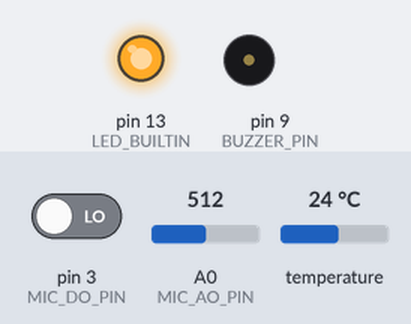
Recording of a sketch running on a simulated Arduino Uno, built with avr-gcc and run on an emulated ATmega328P. On the bench: output pins drawn as LEDs (lit = HIGH), buzzer (waves = sounding). The inputs (shaded band) are chosen by the test bench; at power-on: temperature 24 °C, pin 3 (MIC_DO_PIN) LOW, A0 (MIC_AO_PIN) = 512. Random numbers use the default seed unless the sketch sets one; EEPROM starts erased; what the sketch prints to the serial monitor is not drawn.

Above: at 1.5 s.
1.6 s: temperature set to 25.6 °C
At 5.2 s:
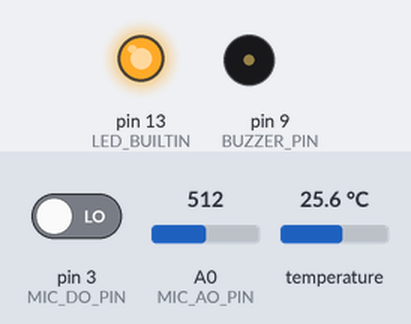
5.3 s: temperature set to 12 °C
7.8 s: temperature set to 28 °C
At 9.5 s:
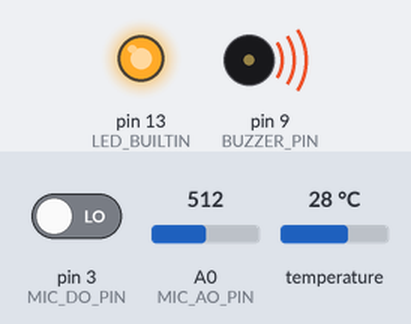
9.8 s: temperature set to 26 °C
At 11.23 s:
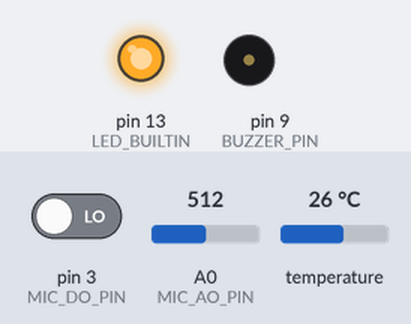
Timing chart, 0 to 14.3 s (numbered marks = the images above; inputs shaded):
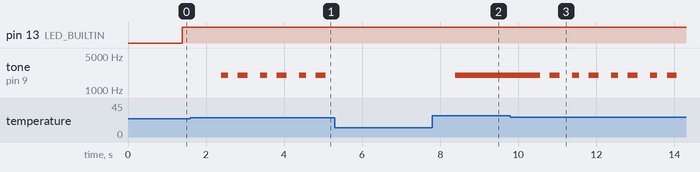

The sketch:

TempAlarm_Net.ino
```cpp
// ELT295 Lab - Networked temperature alarm with 1-Wire bring-up:
//              HW-506 (DS18B20) + HW-508 passive buzzer
//
// Same alarm behavior as TempAlarm, but the DS18B20 is driven directly over 1-Wire
// so every bus transaction can be shown to the student. One JSON line per second
// goes out on Serial (115200 baud); bridge/bridge.html forwards it to the dashboard.
//
// BRING-UP (runs at boot, and again every 3 s while the sensor is failing):
//   STAGE 1 - 1-Wire bus      line idle level + presence pulse
//                             (is the sensor powered and wired to D2?)
//   STAGE 2 - Identification  ROM code, family code 0x28 = DS18B20, ROM CRC
//                             (is it the part we expect, and is the bus clean?)
//   STAGE 3 - Functional      power mode, scratchpad + CRC, a real conversion,
//                             range check on the result
//                             (does it produce sane DATA, not just a pulse?)
//
// Alarm:
//   Below BEEP_ON_F -> silent, BEEP_ON_F and above -> beeping, SOLID_ON_F and above -> solid
//   (thresholds and hysteresis are the constants below)
//
// Naming your board: send  ID:YourName  (Serial Monitor or the bridge page).
//   Saved to EEPROM. Every board also has a permanent hardware ID (uno-XXXXXXXX), made the
//   first time it runs this sketch; the dashboard keeps one card per hardware ID, so a rename
//   updates the same card. Unnamed boards show their hardware ID as the name.
//
// Wiring:
//   HW-506 VCC -> 5V, GND -> GND, signal -> D2
//   HW-508 S   -> D9, - -> GND, middle pin not connected (no VCC pin)
//   HW-496 microphone module: VCC -> 5V, GND -> GND, AO -> A0, DO -> D3
//   Exactly one DS18B20 on the bus (commands use Skip ROM 0xCC).
//
// HW-496: electret microphone + amplifier. AO is an audio waveform riding on a DC bias
//   (about mid-supply, ~512 counts). The loop samples it continuously; each report sends
//   the bias, min/max, peak-to-peak swing (loudness) and the loudest swing since boot.
//   DO is the module's comparator: it flips when the sound crosses the level set by the
//   blue pot (the sketch counts the flips). "Responds" turns PASS once the peak-to-peak
//   has hit 100+ counts (clap near the mic); "DO works" once DO has changed state.
//
// Library: OneWire (Paul Stoffregen)

#include <OneWire.h>
#include <EEPROM.h>

const int ONE_WIRE_PIN = 2;
const int BUZZER_PIN   = 9;
const int MIC_AO_PIN = A0;     // HW-496 analog output (audio riding on a DC bias)
const int MIC_DO_PIN = 3;      // HW-496 digital output (comparator; trip point set by the blue pot)

const float BEEP_ON_F  = 77.0;   // start beeping
const float SOLID_ON_F = 80.0;   // go solid
const float HYST_F     = 0.0;    // hysteresis band

const int           TONE_HZ = 2000;
const unsigned long BEEP_MS = 250;   // beep on / off time
const unsigned long READ_MS = 1000;  // read + report interval (conversion takes <= 750 ms)
const unsigned long RETRY_MS = 3000; // re-run bring-up this often while failing

// DS18B20 commands
#define OW_SKIP_ROM      0xCC
#define OW_CONVERT_T     0x44
#define OW_READ_SCRATCH  0xBE
#define OW_READ_POWER    0xB4

#define EEPROM_ID_ADDR   0
#define EEPROM_ID_MAXLEN 20
char deviceId[EEPROM_ID_MAXLEN + 1];   // display name (changeable with ID:Name)

// Permanent hardware ID: made once, never changes when the name does. The dashboard keys on this,
// so renaming a board updates its card instead of creating a new one.
#define EEPROM_UID_ADDR  32            // magic byte, then 4 random bytes
#define EEPROM_UID_MAGIC 0xC3
char deviceUid[13];                    // "uno-" + 8 hex digits

enum AlarmState { ALARM_OFF, ALARM_BEEP, ALARM_SOLID };
AlarmState state = ALARM_OFF;

OneWire oneWire(ONE_WIRE_PIN);

unsigned long lastRead = 0;
unsigned long lastBringUp = 0;
unsigned long lastBeepToggle = 0;
bool beepOn = false;

// ---------- 1-Wire transaction log (one report window) ----------
struct OwMsg {
  char    op;        // 'P' = reset + presence (data[0] = 1/0), 'W' = write, 'R' = read
  uint8_t len;
  uint8_t data[9];
};
#define OW_LOG_MAX 8
OwMsg   owLog[OW_LOG_MAX];
uint8_t owLogCount = 0;
bool    loggingEnabled = false;  // off during bring-up so its traffic doesn't fill the log

// ---------- Sensor state ----------
uint8_t rom[8];                  // ROM code found in bring-up
uint8_t scratch[9];              // last scratchpad read
bool    parasitic = false;       // power mode found in bring-up

struct BringUp {
  bool idleHigh, presence, familyOk, romCrcOk, scratchCrcOk, tempOk, pass;
} bu;

bool lastReadOk = false;

// ---------- HW-496 microphone / sound module ----------
// AO is an audio signal sitting on a DC bias (about mid-supply). Loudness = peak-to-peak
// swing over a window, so the loop samples AO continuously and each report closes one window.
int      micWinMin = 1023, micWinMax = 0;
uint32_t micWinSum = 0;
uint16_t micWinN = 0;

int      micMean = 0;            // DC bias over the last window (0..1023)
int      micMin = 0, micMax = 0; // extremes over the last window
int      micP2p = 0;             // peak-to-peak over the last window = loudness
int      micPeak = 0;            // loudest peak-to-peak seen since boot (clap test)
int      micSamples = 0;         // samples in the last window
bool     micDo = false;          // comparator output level
bool     micDoSeen = false;      // DO has changed state at least once since boot
uint16_t micDoEdges = 0;         // DO changes since boot
bool     micInRange = false;     // bias is not stuck at a rail

void sampleMic() {
  int v = analogRead(MIC_AO_PIN);
  micWinSum += v;
  micWinN++;
  if (v < micWinMin) micWinMin = v;
  if (v > micWinMax) micWinMax = v;

  bool d = digitalRead(MIC_DO_PIN) == HIGH;
  if (d != micDo) { micDo = d; micDoEdges++; micDoSeen = true; }
}

// Close the sampling window: turn the running totals into this second's numbers
void micCloseWindow() {
  if (micWinN > 0) {
    micMean = micWinSum / micWinN;
    micMin = micWinMin;
    micMax = micWinMax;
    micP2p = micWinMax - micWinMin;
    micSamples = micWinN;
    if (micP2p > micPeak) micPeak = micP2p;
    micInRange = micMean >= 50 && micMean <= 973;   // pinned at a rail = open, shorted or unpowered
  }
  micWinMin = 1023; micWinMax = 0; micWinSum = 0; micWinN = 0;
}

int micLevelPct() {   // 0..100, full scale = a 512-count swing (half the ADC range)
  int p = (int)((long)micP2p * 100 / 512);
  return p > 100 ? 100 : p;
}

// Boot-time report for the HW-496 (the live flags are also sent every second)
void runMicBringUp() {
  Serial.println(F("---- HW-496 MICROPHONE MODULE ----"));
  micDo = digitalRead(MIC_DO_PIN) == HIGH;
  unsigned long t0 = millis();
  while (millis() - t0 < 200) sampleMic();    // quiet-room baseline
  micCloseWindow();
  micDoSeen = false; micDoEdges = 0; micPeak = 0;
  Serial.print(F("  analog AO (A0): bias ")); Serial.print(micMean);
  Serial.print(F(" of 1023, noise "));        Serial.print(micP2p);
  Serial.print(F(" -> "));
  if (!micInRange) {
    Serial.println(F("[FAIL] pinned at a rail: AO not on A0, VCC/GND missing, or shorted"));
  } else {
    Serial.println(F("[PASS] bias is near mid-supply, as expected"));
  }
  Serial.print(F("  digital DO (D3): ")); Serial.println(micDo ? F("HIGH") : F("LOW"));
  Serial.println(F("  functional test: clap near the mic; the peak-to-peak value must jump."));
  Serial.println(F("  turn the blue pot to move the DO trip point."));
  Serial.println();
}

const char *stateName(AlarmState s) {
  return s == ALARM_OFF ? "OFF" : s == ALARM_BEEP ? "BEEP" : "SOLID";
}

// Next state from the current state and temperature, with hysteresis
AlarmState nextState(AlarmState s, float tF) {
  switch (s) {
    case ALARM_OFF:
      if (tF >= SOLID_ON_F) return ALARM_SOLID;
      if (tF >= BEEP_ON_F)  return ALARM_BEEP;
      return ALARM_OFF;
    case ALARM_BEEP:
      if (tF >= SOLID_ON_F)         return ALARM_SOLID;
      if (tF < BEEP_ON_F - HYST_F)  return ALARM_OFF;
      return ALARM_BEEP;
    case ALARM_SOLID:
      if (tF < BEEP_ON_F - HYST_F)  return ALARM_OFF;
      if (tF < SOLID_ON_F - HYST_F) return ALARM_BEEP;
      return ALARM_SOLID;
  }
  return ALARM_OFF;
}

// ================= 1-Wire helpers (logged) =================

void logOw(char op, const uint8_t *data, uint8_t len) {
  if (!loggingEnabled || owLogCount >= OW_LOG_MAX) return;
  OwMsg &m = owLog[owLogCount++];
  m.op = op;
  m.len = len > 9 ? 9 : len;
  memcpy(m.data, data, m.len);
}

bool owReset() {
  bool present = oneWire.reset();
  uint8_t p = present ? 1 : 0;
  logOw('P', &p, 1);
  return present;
}

void owWriteBytes(const uint8_t *data, uint8_t len) {
  for (uint8_t i = 0; i < len; i++) oneWire.write(data[i], 0);
  logOw('W', data, len);
}

void owReadBytes(uint8_t *buf, uint8_t len) {
  for (uint8_t i = 0; i < len; i++) buf[i] = oneWire.read();
  logOw('R', buf, len);
}

// Reset, Skip ROM, then one command byte
bool owCommand(uint8_t cmd) {
  if (!owReset()) return false;
  uint8_t out[2] = { OW_SKIP_ROM, cmd };
  owWriteBytes(out, 2);
  return true;
}

bool readScratchpad() {
  if (!owCommand(OW_READ_SCRATCH)) { memset(scratch, 0xFF, 9); return false; }
  owReadBytes(scratch, 9);
  return OneWire::crc8(scratch, 8) == scratch[8];
}

// Raw 16-bit temperature register and the converted value
int16_t rawTemp()          { return (int16_t)((scratch[1] << 8) | scratch[0]); }
float   tempC()            { return rawTemp() / 16.0f; }
uint8_t resolutionBits()   { return ((scratch[4] >> 5) & 0x03) + 9; }

// ================= Bring-up =================

void printHexByte(uint8_t b) {
  if (b < 0x10) Serial.print('0');
  Serial.print(b, HEX);
}

void printRom() {
  for (uint8_t i = 0; i < 8; i++) printHexByte(rom[i]);
}

bool runBringUp() {
  Serial.println();
  Serial.println(F("========== BRING-UP START =========="));
  loggingEnabled = false;
  memset(&bu, 0, sizeof(bu));

  // ---- Stage 1: bus level + presence ----
  Serial.println(F("---- STAGE 1: 1-Wire bus ----"));
  pinMode(ONE_WIRE_PIN, INPUT);
  delay(5);
  bu.idleHigh = digitalRead(ONE_WIRE_PIN) == HIGH;
  Serial.print(F("  line idle level: "));
  Serial.println(bu.idleHigh ? F("HIGH [PASS]") : F("LOW [FAIL]"));
  if (!bu.idleHigh) {
    Serial.println(F("         line is held low: signal shorted to GND, VCC/GND reversed,"));
    Serial.println(F("         or the sensor has no power. If the chip is warm, unplug it."));
  }
  bu.presence = oneWire.reset();
  Serial.print(F("  presence pulse: "));
  Serial.println(bu.presence ? F("YES [PASS]") : F("NO [FAIL]"));
  if (!bu.presence) {
    Serial.println(F("         nothing answered. check: signal -> D2, VCC -> 5V, GND -> GND;"));
    Serial.println(F("         try a 4.7k resistor between signal and 5V."));
    Serial.println(F("========== BRING-UP FAILED -- fix the issue above =========="));
    Serial.println(F("(will automatically retry in 3 seconds)"));
    Serial.println();
    return false;
  }

  // ---- Stage 2: identification ----
  Serial.println(F("---- STAGE 2: identify sensor ----"));
  oneWire.reset_search();
  bool found = oneWire.search(rom);
  if (!found) {
    Serial.println(F("  [FAIL] presence pulse but ROM search found no device (noisy line?)."));
  } else {
    Serial.print(F("  ROM code: ")); printRom(); Serial.println();
    bu.romCrcOk = OneWire::crc8(rom, 7) == rom[7];
    Serial.print(F("  ROM CRC: ")); Serial.println(bu.romCrcOk ? F("OK [PASS]") : F("BAD [FAIL] (corrupted bits: marginal connection or noise)"));
    bu.familyOk = rom[0] == 0x28;
    Serial.print(F("  family code 0x")); printHexByte(rom[0]);
    if (bu.familyOk) {
      Serial.println(F(" = DS18B20 [PASS]"));
    } else {
      Serial.println(F(" [FAIL] (expected 0x28; 0x10 = DS18S20, 0x22 = DS1822)"));
    }
  }

  if (!(found && bu.romCrcOk && bu.familyOk)) {
    Serial.println(F("========== BRING-UP FAILED -- fix the issue above =========="));
    Serial.println(F("(will automatically retry in 3 seconds)"));
    Serial.println();
    return false;
  }

  // ---- Stage 3: functional check ----
  Serial.println(F("---- STAGE 3: functional check (real data, not just a pulse) ----"));
  if (owCommand(OW_READ_POWER)) {
    parasitic = oneWire.read_bit() == 0;
  }
  Serial.print(F("  power mode: "));
  Serial.println(parasitic ? F("parasitic (VDD low; module should use 5V)") : F("external VDD"));

  bu.scratchCrcOk = readScratchpad();
  Serial.print(F("  scratchpad: "));
  for (uint8_t i = 0; i < 9; i++) { printHexByte(scratch[i]); Serial.print(' '); }
  Serial.print(F("CRC "));
  Serial.println(bu.scratchCrcOk ? F("OK [PASS]") : F("BAD [FAIL]"));
  if (bu.scratchCrcOk) {
    Serial.print(F("  resolution: ")); Serial.print(resolutionBits()); Serial.println(F(" bits"));
  }

  owCommand(OW_CONVERT_T);
  unsigned long t0 = millis();
  while (oneWire.read_bit() == 0 && millis() - t0 < 1000) {}  // device holds 0 while converting
  Serial.print(F("  conversion time: ")); Serial.print(millis() - t0); Serial.println(F(" ms"));

  bool crc2 = readScratchpad();
  float c = tempC();
  bu.tempOk = crc2 && rawTemp() != 0x0550 && c > -10.0f && c < 60.0f;  // 0x0550 = 85 C power-on default
  Serial.print(F("  reading: ")); Serial.print(c, 2); Serial.print(F(" C, "));
  Serial.print(c * 9.0f / 5.0f + 32.0f, 1); Serial.print(F(" F -> "));
  if (bu.tempOk) {
    Serial.println(F("[PASS] plausible"));
  } else if (rawTemp() == 0x0550) {
    Serial.println(F("[FAIL] 85 C is the power-on default: conversion never ran"));
  } else {
    Serial.println(F("[FAIL] out of range or bad CRC"));
  }

  bu.pass = bu.idleHigh && bu.presence && bu.familyOk && bu.romCrcOk && bu.scratchCrcOk && bu.tempOk;
  if (bu.pass) {
    Serial.println(F("========== BRING-UP: ALL SYSTEMS GO =========="));
  } else {
    Serial.println(F("========== BRING-UP FAILED -- fix the issue above =========="));
    Serial.println(F("(will automatically retry in 3 seconds)"));
  }
  Serial.println();
  return bu.pass;
}

// ================= Device ID (EEPROM) =================

// Read this board's permanent ID from EEPROM, creating it the first time the board runs this sketch
void loadUid() {
  if (EEPROM.read(EEPROM_UID_ADDR) != EEPROM_UID_MAGIC) {
    // Noise from two floating analog pins plus the boot-time timer: different on every board
    randomSeed(((uint32_t)analogRead(A5) << 16) ^ ((uint32_t)analogRead(A4) << 8) ^ micros());
    for (uint8_t i = 0; i < 4; i++) EEPROM.update(EEPROM_UID_ADDR + 1 + i, random(0, 256));
    EEPROM.update(EEPROM_UID_ADDR, EEPROM_UID_MAGIC);   // magic last: a half-written ID is redone
  }
  snprintf(deviceUid, sizeof(deviceUid), "uno-%02X%02X%02X%02X",
           EEPROM.read(EEPROM_UID_ADDR + 1), EEPROM.read(EEPROM_UID_ADDR + 2),
           EEPROM.read(EEPROM_UID_ADDR + 3), EEPROM.read(EEPROM_UID_ADDR + 4));
}

void loadDeviceId() {
  for (uint8_t i = 0; i < EEPROM_ID_MAXLEN; i++) {
    deviceId[i] = EEPROM.read(EEPROM_ID_ADDR + i);
  }
  deviceId[EEPROM_ID_MAXLEN] = '\0';

  bool valid = (deviceId[0] != '\0' && deviceId[0] != (char)0xFF);
  for (uint8_t i = 0; valid && i < EEPROM_ID_MAXLEN && deviceId[i]; i++) {
    if (deviceId[i] < 32 || deviceId[i] > 126) valid = false;
  }

  if (!valid) strcpy(deviceId, deviceUid);   // no name set yet: show the hardware ID
}

void saveDeviceId(const char *name) {
  uint8_t i = 0;
  for (; i < EEPROM_ID_MAXLEN && name[i]; i++) {
    char c = name[i];
    if (!isalnum((unsigned char)c)) c = '_';
    EEPROM.update(EEPROM_ID_ADDR + i, c);
    deviceId[i] = c;
  }
  EEPROM.update(EEPROM_ID_ADDR + i, 0);
  deviceId[i] = '\0';
}

void handleSerialCommands() {
  static char lineBuf[32];
  static uint8_t lineLen = 0;

  while (Serial.available()) {
    char c = Serial.read();
    if (c == '\n' || c == '\r') {
      if (lineLen > 0) {
        lineBuf[lineLen] = '\0';
        if (strncmp(lineBuf, "ID:", 3) == 0 && lineBuf[3] != '\0') {
          saveDeviceId(lineBuf + 3);
          Serial.print(F("{\"event\":\"id_set\",\"id\":\""));
          Serial.print(deviceId);
          Serial.println(F("\"}"));
        }
        lineLen = 0;
      }
    } else if (lineLen < sizeof(lineBuf) - 1) {
      lineBuf[lineLen++] = c;
    }
  }
}

// ================= JSON report =================

void printBool(bool b) { Serial.print(b ? F("true") : F("false")); }

void sendReport(bool presence, bool crcOk, bool ok) {
  float c = tempC();
  float f = c * 9.0f / 5.0f + 32.0f;

  Serial.print(F("{\"id\":\""));          Serial.print(deviceId);
  Serial.print(F("\",\"uid\":\""));       Serial.print(deviceUid);
  Serial.print(F("\",\"uptime_ms\":"));   Serial.print(millis());

  Serial.print(F(",\"ds18b20\":{\"ok\":")); printBool(ok);
  Serial.print(F(",\"presence\":"));        printBool(presence);
  Serial.print(F(",\"crc_ok\":"));          printBool(crcOk);
  Serial.print(F(",\"rom\":\""));           printRom();
  Serial.print(F("\",\"power\":\""));       Serial.print(parasitic ? F("parasitic") : F("external"));
  Serial.print(F("\",\"scratchpad\":["));
  for (uint8_t i = 0; i < 9; i++) { if (i) Serial.print(','); Serial.print(scratch[i]); }
  Serial.print(F("]"));
  if (crcOk) {
    Serial.print(F(",\"resolution_bits\":")); Serial.print(resolutionBits());
    Serial.print(F(",\"raw_temp\":"));        Serial.print(rawTemp());
  }
  if (ok) {
    Serial.print(F(",\"temp_c\":")); Serial.print(c, 2);
    Serial.print(F(",\"temp_f\":")); Serial.print(f, 2);
  }
  Serial.print(F(",\"bringup\":{\"idle_high\":")); printBool(bu.idleHigh);
  Serial.print(F(",\"presence\":"));      printBool(bu.presence);
  Serial.print(F(",\"family_ok\":"));     printBool(bu.familyOk);
  Serial.print(F(",\"rom_crc_ok\":"));    printBool(bu.romCrcOk);
  Serial.print(F(",\"scratch_crc_ok\":")); printBool(bu.scratchCrcOk);
  Serial.print(F(",\"temp_ok\":"));       printBool(bu.tempOk);
  Serial.print(F(",\"pass\":"));          printBool(bu.pass);
  Serial.print(F("}}"));

  Serial.print(F(",\"mic\":{\"ok\":"));      printBool(micInRange);
  Serial.print(F(",\"bias\":"));             Serial.print(micMean);
  Serial.print(F(",\"min\":"));              Serial.print(micMin);
  Serial.print(F(",\"max\":"));              Serial.print(micMax);
  Serial.print(F(",\"p2p\":"));              Serial.print(micP2p);
  Serial.print(F(",\"level\":"));            Serial.print(micLevelPct());
  Serial.print(F(",\"peak\":"));             Serial.print(micPeak);
  Serial.print(F(",\"samples\":"));          Serial.print(micSamples);
  Serial.print(F(",\"do\":"));               Serial.print(micDo ? 1 : 0);
  Serial.print(F(",\"do_edges\":"));         Serial.print(micDoEdges);
  Serial.print(F(",\"bringup\":{\"in_range\":")); printBool(micInRange);
  Serial.print(F(",\"responds\":"));         printBool(micPeak >= 100);
  Serial.print(F(",\"do_works\":"));         printBool(micDoSeen);
  Serial.print(F(",\"pass\":"));             printBool(micInRange);
  Serial.print(F("}}"));

  Serial.print(F(",\"alarm\":{\"state\":\"")); Serial.print(stateName(state));
  Serial.print(F("\",\"beep_on_f\":"));  Serial.print(BEEP_ON_F, 1);
  Serial.print(F(",\"solid_on_f\":"));   Serial.print(SOLID_ON_F, 1);
  Serial.print(F("}"));

  Serial.print(F(",\"ow_log\":["));
  for (uint8_t i = 0; i < owLogCount; i++) {
    if (i) Serial.print(',');
    OwMsg &m = owLog[i];
    Serial.print(F("{\"op\":\"")); Serial.print(m.op); Serial.print(F("\",\"bytes\":["));
    for (uint8_t j = 0; j < m.len; j++) { if (j) Serial.print(','); Serial.print(m.data[j]); }
    Serial.print(F("]}"));
  }
  Serial.println(F("]}"));

  owLogCount = 0;  // new log window
}

// One report cycle: read the finished conversion, start the next one, report
void readCycle() {
  owLogCount = 0;
  loggingEnabled = true;

  bool presence = owReset();
  bool crcOk = false;
  if (presence) {
    uint8_t out[2] = { OW_SKIP_ROM, OW_READ_SCRATCH };
    owWriteBytes(out, 2);
    owReadBytes(scratch, 9);
    crcOk = OneWire::crc8(scratch, 8) == scratch[8];
  } else {
    memset(scratch, 0xFF, 9);
  }
  bool ok = presence && crcOk && rawTemp() != 0x0550;

  owCommand(OW_CONVERT_T);  // start the next conversion
  micCloseWindow();         // this second's sound numbers

  if (ok) state = nextState(state, tempC() * 9.0f / 5.0f + 32.0f);
  else    state = ALARM_OFF;

  lastReadOk = ok;
  sendReport(presence, crcOk, ok);
}

// ================= Arduino entry points =================

void setup() {
  Serial.begin(115200);
  loadUid();
  loadDeviceId();
  pinMode(BUZZER_PIN, OUTPUT);
  pinMode(LED_BUILTIN, OUTPUT);
  pinMode(MIC_DO_PIN, INPUT);

  Serial.print(F("{\"event\":\"boot_id\",\"id\":\"")); Serial.print(deviceId);
  Serial.print(F("\",\"uid\":\"")); Serial.print(deviceUid); Serial.println(F("\"}"));

  runBringUp();
  runMicBringUp();
  owCommand(OW_CONVERT_T);          // first conversion for the first report
  lastBringUp = lastRead = millis();
}

void loop() {
  handleSerialCommands();
  sampleMic();                 // keep the microphone window filling between reports
  unsigned long now = millis();

  if (now - lastRead >= READ_MS) {
    lastRead = now;
    readCycle();
  }

  // While the sensor is failing, re-run the bring-up so a fixed cable recovers live
  if (!lastReadOk && now - lastBringUp >= RETRY_MS) {
    runBringUp();
    owCommand(OW_CONVERT_T);
    lastBringUp = lastRead = millis();
  }

  digitalWrite(LED_BUILTIN, lastReadOk ? HIGH : LOW);  // solid = sensor healthy

  // Drive the buzzer
  switch (state) {
    case ALARM_OFF:
      noTone(BUZZER_PIN);
      beepOn = false;
      break;
    case ALARM_SOLID:
      tone(BUZZER_PIN, TONE_HZ);
      break;
    case ALARM_BEEP:
      if (now - lastBeepToggle >= BEEP_MS) {
        lastBeepToggle = now;
        beepOn = !beepOn;
        if (beepOn) tone(BUZZER_PIN, TONE_HZ);
        else        noTone(BUZZER_PIN);
      }
      break;
  }
}
```

Measured:
- the behaviour switches between 24.9 and 25 °C on temperature (found by bisection; images 0 and 1)
- the behaviour switches between 26.7 and 26.6 °C on temperature (found by bisection; images 2 and 3)
- after the input at 1.6 s, tone on pin 9 (BUZZER_PIN): alternates 2000 Hz for 0.21 s and silent for 0.25 s, starting after 0.79 s
- after the input at 5.3 s, every drawn part: stays the same
- after the input at 7.8 s, tone on pin 9 (BUZZER_PIN): silent → 2000 Hz after 0.59 s
- after the input at 9.8 s, tone on pin 9 (BUZZER_PIN): alternates 2000 Hz for 0.25 s and silent for 0.25 s, starting after 0.76 s
